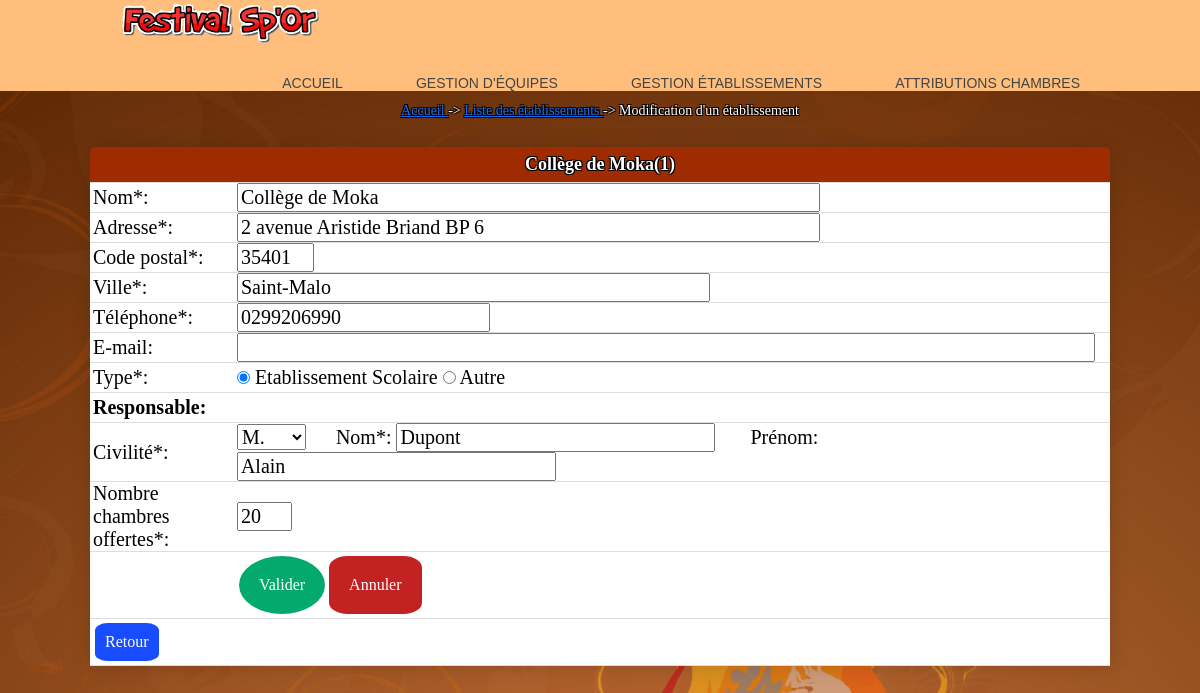
Screenshot of /modificationEtablissement.php?action=demanderModifEtab&id=1 with the database file from the repository.
### tables this page shows
create table Etablissement 
(
	id char(8) not null, 
	nom varchar(45) not null,
	adresseRue varchar(45) not null, 
	codePostal char(5) not null, 
	ville varchar(35) not null,
	tel varchar(13) not null,
	adresseElectronique varchar(70), 
	type integer(1) not null,
	civiliteResponsable varchar(12) not null,
	nomResponsable varchar(25) not null,
	prenomResponsable varchar(25),
	nombreChambresOffertes integer,
	constraint pk_Etablissement primary key(id)
);

### _gestionBase.inc.php (called while the page is built, shortened)
<?php
   $hote="localhost";
   $login="root";
   $mdp="";
   try{
      $connexion = new PDO("mysql:host=$hote;dbname=festival", $login, $mdp);
      $connexion->exec("set names utf8");
      return $connexion;
   }
   catch(PDOException $e){
      echo "Erreur :" . $e->getMessage();
      die();
   }
function obtenirDetailEtablissement($connexion, $id)
{
   $req="SELECT * from Etablissement where id='$id'";
   $rsEtab=$connexion->query($req);
   return $rsEtab->fetchAll();
}
?>

### modificationEtablissement.php (the view, shortened to what this page needs)
<?php
include("_debut.inc.php");
include("_gestionBase.inc.php");
echo "<br><p align='center' class='textArianne'><a  href = 'index.php'> Accueil </a> -> <a href = 'listeEtablissements.php'>
Liste des établissements </a> -> Modification d'un établissement</p> <br> ";
$tabCivilite=array("M.","Mme","Melle");
$action=$_REQUEST['action'];
$id=$_REQUEST['id'];
if ($action=='demanderModifEtab')
{
   $lgEtab=obtenirDetailEtablissement($connexion, $id);
   foreach ($lgEtab as $row) {
      $nom=$row['nom'];
      $adresseRue=$row['adresseRue'];
      $codePostal=$row['codePostal'];
      $ville=$row['ville'];
      $tel=$row['tel'];
      $adresseElectronique=$row['adresseElectronique'];
      $type=$row['type'];
      $civiliteResponsable=$row['civiliteResponsable'];
      $nomResponsable=$row['nomResponsable'];
      $prenomResponsable=$row['prenomResponsable'];
      $nombreChambresOffertes=$row['nombreChambresOffertes'];
   }
}
echo "
<form method='POST' action='modificationEtablissement.php?'>
   <input type='hidden' value='validerModifEtab' name='action'>
   <table width='85%' cellspacing='0' cellpadding='0' align='center'
   class='content-table'>
      <thead>
      <tr>
         <th colspan='3'>".$nom."(".$id.")</th>
      </tr>
      </thead>
      <tr>
         <th><input type='hidden' value=".$id." name='id'></th>
      </tr>";
      echo '
      <tr>
         <td> Nom*: </td>
         <td><input type="text" value="'.$nom.'" name="nom" size="50"
         maxlength="45"></td>
      </tr>
      <tr>
         <td> Adresse*: </td>
         <td><input type="text" value="'.$adresseRue.'" name="adresseRue"
         size="50" maxlength="45"></td>
      </tr>
      <tr>
         <td> Code postal*: </td>
         <td><input type="text" value="'.$codePostal.'" name="codePostal"
         size="4" maxlength="5"></td>
      </tr>
      <tr>
         <td> Ville*: </td>
         <td><input type="text" value="'.$ville.'" name="ville" size="40"
         maxlength="35"></td>
      </tr>
      <tr>
         <td> Téléphone*: </td>
         <td><input type="text" value="'.$tel.'" name="tel" size ="20"
         maxlength="10"></td>
      </tr>
      <tr>
         <td> E-mail: </td>
         <td><input type="text" value="'.$adresseElectronique.'" name=
         "adresseElectronique" size ="75" maxlength="70"></td>
      </tr>
      <tr>
         <td> Type*: </td>
         <td>';
            if ($type==1)
            {
               echo "
               <input type='radio' name='type' value='1' checked>
               Etablissement Scolaire
               <input type='radio' name='type' value='0'>  Autre";
             }
             else
             {
                echo "
                <input type='radio' name='type' value='1'>
                Etablissement Scolaire
                <input type='radio' name='type' value='0' checked> Autre";
              }
           echo "
           </td>
         </tr>
         <tr class='ligneTabNonQuad'>
            <td colspan='2' ><strong>Responsable:</strong></td>
         </tr>
         <tr class='ligneTabNonQuad'>
            <td> Civilité*: </td>
            <td> <select name='civiliteResponsable'>";
               for ($i=0; $i<3; $i=$i+1)
                  if ($tabCivilite[$i]==$civiliteResponsable)
                  {
                     echo "<option selected>$tabCivilite[$i]</option>";
                  }
                  else
                  {
                     echo "<option>$tabCivilite[$i]</option>";
                  }
               echo '
               </select>&nbsp; &nbsp; &nbsp; Nom*:
               <input type="text" value="'.$nomResponsable.'" name=
               "nomResponsable" size="26" maxlength="25">
               &nbsp; &nbsp; &nbsp; Prénom:
               <input type="text"  value="'.$prenomResponsable.'" name=
               "prenomResponsable" size="26" maxlength="25">
            </td>
         </tr>
         <tr>
            <td> Nombre chambres offertes*: </td>
            <td><input type="text" value="'.$nombreChambresOffertes.'" name=
            "nombreChambresOffertes" size ="2" maxlength="3"></td>
         </tr>
      <tr>
         <td align="right">
         </td>
         <td align="left"><input class="buttonTab" type="submit" value="Valider" name="valider"><input class="buttonCréa" type="reset" value="Annuler" name="annuler">
         </td>
      </tr>
      <tr>
         <td colspan="2" align="center"><a class="buttonRetour" href="listeEtablissements.php">Retour</a>
         </td>
      </tr>
   </table>';
   echo "
</form>";
?>

### css/cssGeneral.css (style rules this page uses)
.buttonRetour { background-color: #184cff; border: none; color: rgb(255, 255, 255); padding: 10px; text-align: center; text-decoration: none; display: inline-block; font-size: 16px; margin: 4px 2px; border-radius: 20%; }
.buttonCréa { background-color: #c22222; border: none; color: rgb(255, 255, 255); padding: 20px; text-align: center; text-decoration: none; display: inline-block; font-size: 16px; margin: 4px 2px; border-radius: 20%; }
.buttonTab { background-color: #04AA6D; border: none; color: white; padding: 20px; text-align: center; text-decoration: none; display: inline-block; font-size: 16px; margin: 4px 2px; border-radius: 50%; }
.basePage { color:black; font:11px Arial, Helvetica, sans-serif; }
.textArianne { color:#FFFFFF; font:14px Georgia, "Times New Roman", Times, serif; text-shadow: -1px -1px 0 #000, 1px -1px 0 #000, -1px 1px 0 #000, 1px 1px 0 #000; }
td,tr { text-align: left; font:11px Arial, Helvetica, sans-serif; }
.content-table { border-radius: 5px 5px 0 0; overflow: hidden; box-shadow: 0 0 20px rgba(0, 0, 0, 0.15); }
.content-table thead tr { height:35px; font:18px Georgia, "Times New Roman", Times, serif; text-shadow: -1px -1px 0 #000, 1px -1px 0 #000, -1px 1px 0 #000, 1px 1px 0 #000; text-align:center; background-color: #9F2B00; color: #ffffff; }
.content-table td { background-color:#ffffff; height:30px; text-align:left; color:#000; font:20px Georgia, "Times New Roman", Times, serif; padding-left:3px; }
.content-table tbody tr { border-bottom: 1px solid #dddddd; }
.content-table tbody tr:nth-of-type(even) { background-color: #000; }

### css/fond.css (style rules this page uses)
body { background-image: url("../images/fond4.PNG"); background-size: cover; background-repeat: no-repeat; background-attachment: fixed; }

### rows the page displays
etablissement: nom "Collège de Moka", adresseRue "2 avenue Aristide Briand BP 6", codePostal "35401", ville "Saint-Malo", tel "0299206990", civiliteResponsable "M.", nomResponsable "Dupont", prenomResponsable "Alain", nombreChambresOffertes "20"

### other values shown
$id "1"
